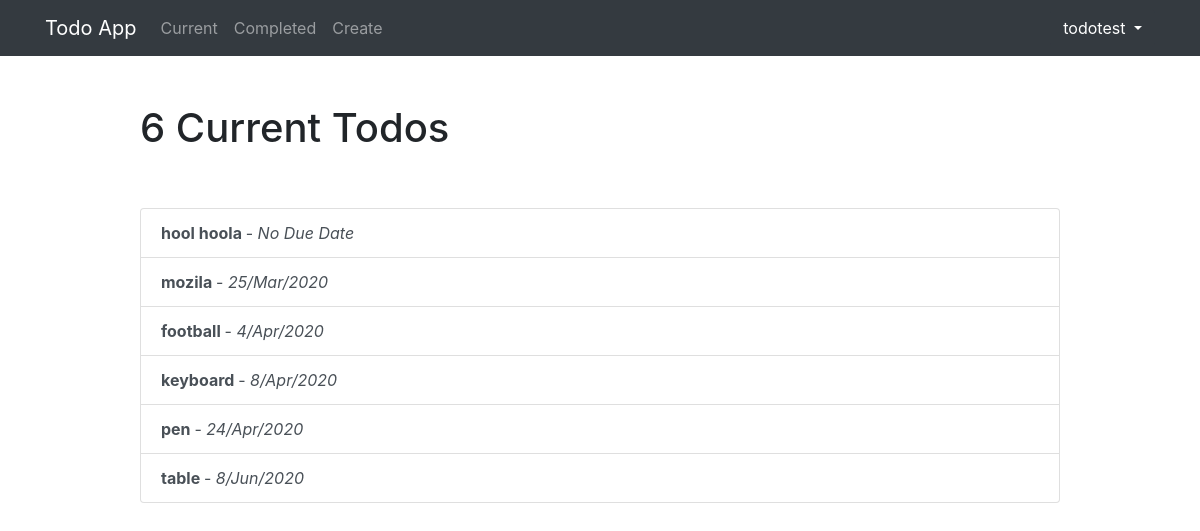
Before: /current/ (signed in) with the older database file.
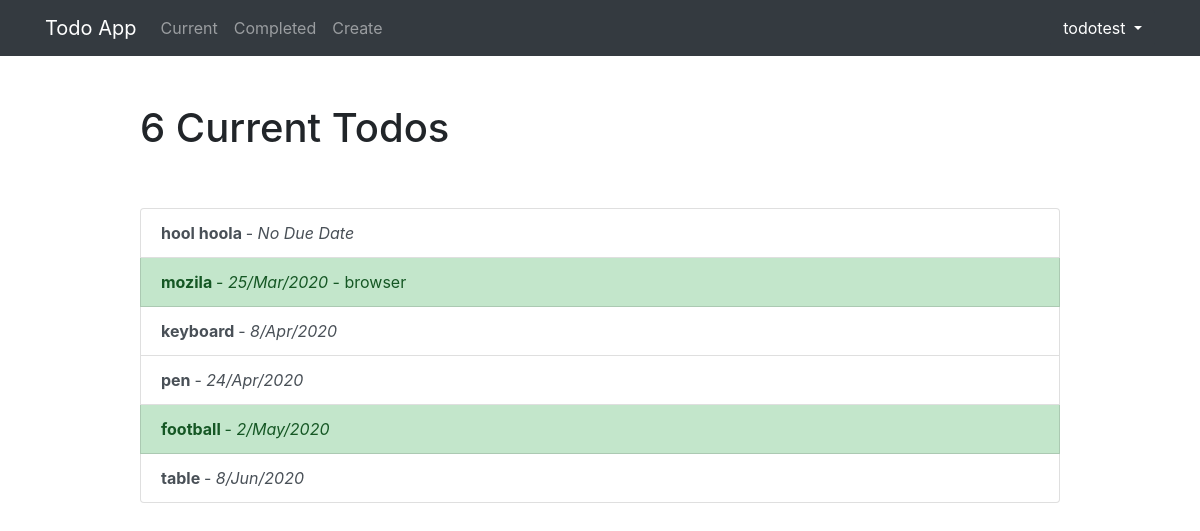
After: the same page with the newer database file.
### todolist/models.py (models this page shows, shortened)
class Todo(models.Model):
    title = models.CharField(max_length = 100)
    memo = models.TextField(blank = True)
    created = models.DateTimeField(auto_now_add = True)
    datecompleted = models.DateTimeField(null = True, blank = True)
    important = models.BooleanField(default = False)
    user = models.ForeignKey(User, on_delete=models.CASCADE)
    duedate = models.DateField(auto_now = False, null = True, blank = True)

### todolist/views.py (the view)
# urls.py: path('current/',views.currenttodods, name = "currenttodos"),
@login_required
def currenttodods(request):
    todos = Todo.objects.filter(user = request.user, datecompleted__isnull = True ).order_by('duedate')
    context = {
        'todos': todos
    }
    return render(request, 'todolist/currenttodos.html', context)

### todolist/templates/todolist/currenttodos.html
{% extends "todolist/base.html" %}
{% block content %}
    <div class="row justify-content-center mt-5">
        <div class="col-md-10">
            {% if todos %}
                 <h1>{{ todos.count }} Current Todo{{ todos.count|pluralize }}</h1>
            {% else %}
                           <h1>Current Todos</h1>
            {% endif %}
        </div>
    </div>
    <div class="row justify-content-center mt-5">
        <div class="col-md-10">
        {% if todos %}
            <div class="list-group">
                {% for todo in todos %}
                    <a href="{% url 'viewtodo' todo.id %}" class="list-group-item list-group-item-action{% if todo.important %} list-group-item-success{% endif %}"><b>{{ todo.title }} </b> {% if todo.duedate %}- <i>{{ todo.duedate|date:'j/M/Y' }}</i> {% else %} - <i>No Due Date</i> {% endif %}{% if todo.memo %} - {{ todo.memo|truncatechars:30 }}{% endif %}</a>
                {% endfor %}
            </div>
        {% else %}
            <div class="text-center">
                <h2>Looks like you don't have any todos! Nice work.</h2>
            <br>
            <a role="button" class="btn btn-primary" href="{% url 'createtodo' %}">New Todo</a>
            </div>
        {% endif %}
        </div>
    </div>
{% endblock %}

### todolist/templates/todolist/base.html (shortened to what this page needs)
{% load static %}
<!doctype html>
<html lang="en">
<head>
    <link rel="stylesheet" href="https://stackpath.bootstrapcdn.com/bootstrap/4.4.1/css/bootstrap.min.css">
</head>
<body>
<nav class="navbar navbar-expand-md navbar-dark bg-dark">
<div class="container">
    {% if user.is_authenticated %}
        <a class="navbar-brand" href="{% url 'currenttodos' %}">
            <span>Todo App</span>
        </a>
    {% else %}
        <a class="navbar-brand" href="{% url 'home' %}">
            <span>Todo App</span>
        </a>
    {% endif %}
    <div class="collapse navbar-collapse" id="navbarNav">
    {% if user.is_authenticated %}
        <ul class="navbar-nav mr-auto">
                <li class="nav-item {{ current }}">
                    <a class="nav-link" href="{% url 'currenttodos' %}">Current</a>
                </li>
                <li class="nav-item {{ completed }}">
                    <a class="nav-link" href="{% url 'completedtodos' %}">Completed</a>
                </li>
                <li class="nav-item {{ create }}">
                    <a class="nav-link" href="{% url 'createtodo' %}">Create</a>
                </li>
        </ul>
    {% endif %}
    <ul class="navbar-nav ml-auto">
            {% if user.is_authenticated %}
                <li class="nav-item">
                    <div class="dropdown">
                        <button class="btn btn-dark dropdown-toggle" type="button" id="dropdownMenuButton" data-toggle="dropdown" aria-haspopup="true" aria-expanded="false">
                            {{ user.username }}
                        </button>
                    </div>
                </li>
            {% endif %}
        </ul>
    </div>
</div>
</nav>
<div class="container">
{% block content %}{% endblock %}
</div>
</body>
</html>

Changed rows visible on the page:
changed Todo "mozila": important False → True (drawn); memo (not shown) → "browser"
changed Todo "football": important False → True (drawn); duedate "4/Apr/2020" → "2/May/2020"; moves down the list
